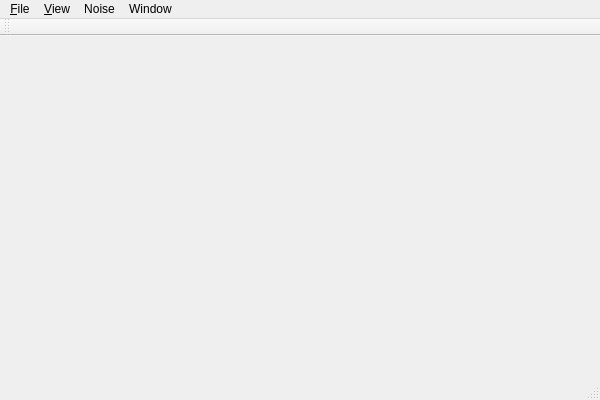
<?xml version="1.0" encoding="UTF-8"?>
<ui version="4.0">
 <class>MainWindowClass</class>
 <widget class="QMainWindow" name="MainWindowClass">
  <property name="geometry">
   <rect>
    <x>0</x>
    <y>0</y>
    <width>600</width>
    <height>400</height>
   </rect>
  </property>
  <property name="windowTitle">
   <string>Noise Interactive Designer - Mathieu Gaillard</string>
  </property>
  <widget class="QWidget" name="centralWidget">
   <layout class="QVBoxLayout" name="verticalLayout">
    <item>
     <widget class="DisplayWidget" name="display_widget" native="true"/>
    </item>
   </layout>
  </widget>
  <widget class="QMenuBar" name="menuBar">
   <property name="geometry">
    <rect>
     <x>0</x>
     <y>0</y>
     <width>600</width>
     <height>21</height>
    </rect>
   </property>
   <widget class="QMenu" name="menuFile">
    <property name="title">
     <string>&amp;File</string>
    </property>
    <addaction name="actionSave"/>
   </widget>
   <widget class="QMenu" name="menuView">
    <property name="title">
     <string>&amp;View</string>
    </property>
    <addaction name="actionFit_to_Window"/>
    <addaction name="actionNormal_Size"/>
    <addaction name="actionZoom_In_25"/>
    <addaction name="actionZoom_Out_25"/>
   </widget>
   <widget class="QMenu" name="menuNoise">
    <property name="title">
     <string>Noise</string>
    </property>
    <addaction name="actionRender"/>
   </widget>
   <widget class="QMenu" name="menuWindow">
    <property name="title">
     <string>Window</string>
    </property>
   </widget>
   <addaction name="menuFile"/>
   <addaction name="menuView"/>
   <addaction name="menuNoise"/>
   <addaction name="menuWindow"/>
  </widget>
  <widget class="QToolBar" name="mainToolBar">
   <attribute name="toolBarArea">
    <enum>TopToolBarArea</enum>
   </attribute>
   <attribute name="toolBarBreak">
    <bool>false</bool>
   </attribute>
  </widget>
  <widget class="QStatusBar" name="statusBar"/>
  <action name="actionNormal_Size">
   <property name="text">
    <string>&amp;Normal Size</string>
   </property>
   <property name="shortcut">
    <string>Ctrl+0</string>
   </property>
  </action>
  <action name="actionZoom_In_25">
   <property name="text">
    <string>Zoom &amp;In (25%)</string>
   </property>
  </action>
  <action name="actionZoom_Out_25">
   <property name="text">
    <string>Zoom Out (25%)</string>
   </property>
  </action>
  <action name="actionFit_to_Window">
   <property name="checkable">
    <bool>true</bool>
   </property>
   <property name="text">
    <string>Fit to Window</string>
   </property>
  </action>
  <action name="actionRender">
   <property name="text">
    <string>Render</string>
   </property>
  </action>
  <action name="actionSave">
   <property name="text">
    <string>Save</string>
   </property>
  </action>
 </widget>
 <layoutdefault spacing="6" margin="11"/>
 <customwidgets>
  <customwidget>
   <class>DisplayWidget</class>
   <extends>QWidget</extends>
   <header>displaywidget.h</header>
   <container>1</container>
  </customwidget>
 </customwidgets>
 <resources>
  <include location="mainwindow.qrc"/>
 </resources>
 <connections/>
</ui>
